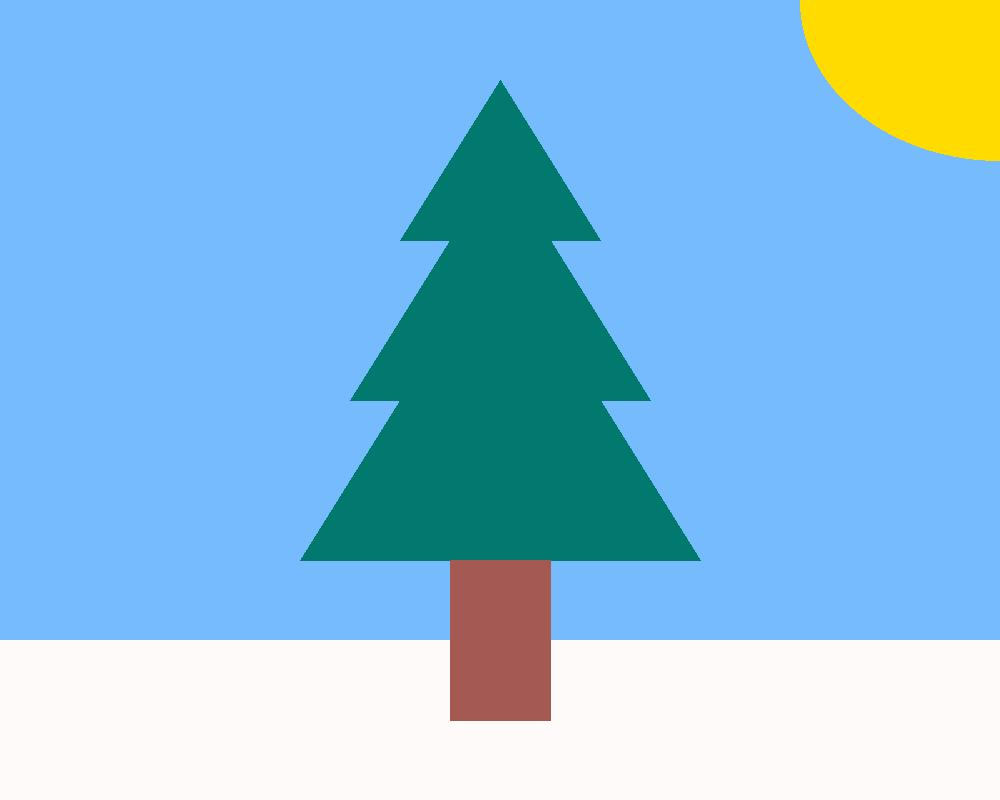

Python code for this plot:
from PIL import Image, ImageDraw


def picture(file_name, width, height, sky_color='#75BBFD', snow_color='#FFFAFA', needls_color='#01796F', trunk_color='#A45A52', sun_color='#FFDB00'):
    im = Image.new('RGB', (width, height))
    drawer = ImageDraw.Draw(im)
    drawer.rectangle(((0, 0), (width, (int(height * 0.8)))), sky_color)
    drawer.rectangle(((0, int(height * 0.8)), (width, height)), snow_color)
    drawer.ellipse(((int(0.8 * width), -int(0.2 * height)),
                    (int(1.2 * width), int(0.2 * height))), sun_color)
    drawer.polygon(((int(0.3 * width), int(height * 0.7)),
                    (int(0.4 * width), int(height * 0.5)),
                    (int(0.6 * width), int(height * 0.5)),
                    (int(0.7 * width), int(height * 0.7))), needls_color)
    drawer.polygon(((int(0.35 * width), int(height * 0.5)),
                    (int(0.45 * width), int(height * 0.3)),
                    (int(0.55 * width), int(height * 0.3)),
                    (int(0.65 * width), int(height * 0.5))), needls_color)
    drawer.polygon(((int(0.4 * width), int(height * 0.3)),
                    (int(0.5 * width), int(height * 0.1)),
                    (int(0.5 * width), int(height * 0.1)),
                    (int(0.6 * width), int(height * 0.3))), needls_color)
    drawer.polygon(((int(0.55 * width), int(height * 0.9)),
                    (int(0.45 * width), int(height * 0.9)),
                    (int(0.45 * width), int(height * 0.7)),
                    (int(0.55 * width), int(height * 0.7))), trunk_color)
    im.save(file_name)


picture('Елочка.jpg', 1000, 800)